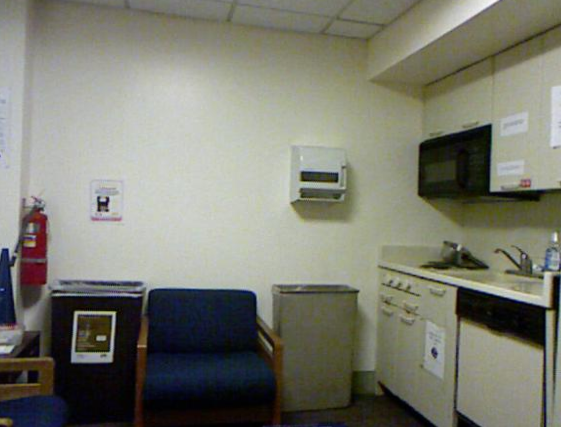
#> input picture Assignment 04/0001_rgb.png, 561 x 427 px
$ python assignment_04_task3.py
#> lines starting #> are read from the running program, lines starting #| are printed output that depends on the picture
"""
Group 01
Chams Alassil Khoury, 7161852
Adrian Westphal, 6940017
Jan Willruth, 6768273
"""
import sys

import matplotlib.pyplot as plt
import numpy as np
from skimage.io import imread
from skimage.segmentation import slic

# Load images
img = imread("0001_rgb.png")
#> img is the input picture: shape (427, 561, 3); mean R, G, B 123.3, 123.9, 112.3
label = imread("0001_label.png")
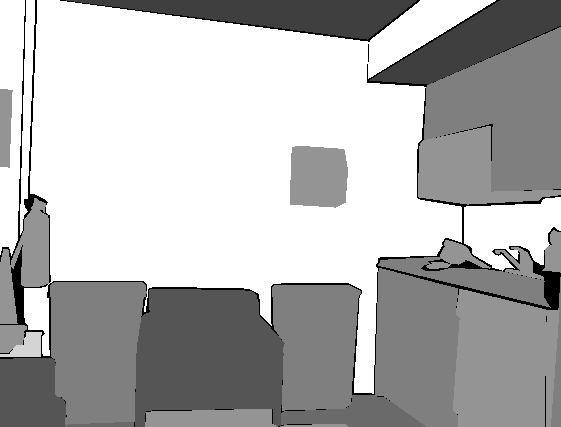
#> input picture Assignment 04/0001_label.png, 561 x 427 px
#> label is the input picture: shape (427, 561); min 0, max 12, mean 8.45

# Apply SLIC to input and visualize
# start_label = 1 to "suppress" FutureWarning
gt_segments = np.unique(label[label > 0])
#> gt_segments = [3, 4, 5, 6, 7, 10, 12]
img_segmented = slic(img, n_segments=len(gt_segments), compactness=10, start_label=1)
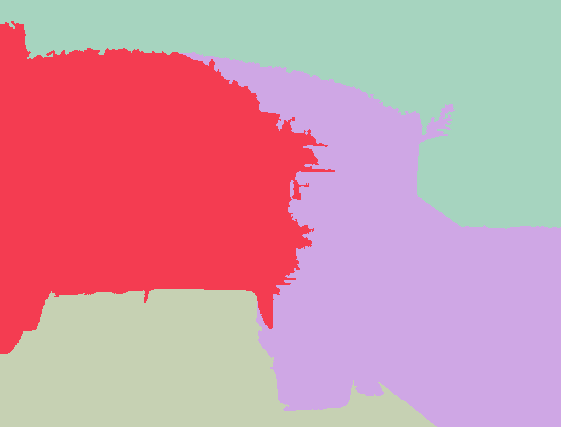
#> img_segmented: shape (427, 561) int64; 4 distinct labels, from 1 to 4; one colour per label, 0 black
img_segments = np.unique(img_segmented)
#> img_segments = [1, 2, 3, 4]
plt.title("SLIC segmentation")
# plt.show()
plt.close()

# Calculate undersegmentation error:
total_error = 0

# Get segment coordinates in segmented image
seg_coords = {}
for seg in img_segments:
    seg_coords[seg] = list(zip(*np.where(img_segmented == seg)))
#> this loop made 4 passes
#> after the loop, seg_coords = 4 items

# Iterate over segments
for gts in gt_segments:
    # Get coordinates and area for ground truth label
    gt_coords = set(zip(*np.where(label == gts)))
    gt_area = len(gt_coords)

    # Iterate over image segments
    seg_area = 0
    for seg in img_segments:
        coords = seg_coords[seg]
        # If any overlap exists, add to segmentation area
        if any(coord in gt_coords for coord in coords):
            seg_area += len(coords)

    # Calculate error for ground truth segment and increment total error
    error = (seg_area - gt_area) / gt_area
    total_error += error

    # Print segment error
    print(f"Error for segment {gts:02n}: {round(error, 2)}")
#> this loop made 7 passes
#> (gts, gt_area, error, total_error) on passes 1 to 7: (3, 13973, 3.16, 3.16), (4, 20632, 7.79, 10.95), (5, 2960, 36.36, 47.32), (6, 50386, 3.75, 51.07), (7, 30216, 6.93, 58), (10, 591, 182.9, 240.9), (12, 113669, 1.11, 242)
#| Error for segment 03: 3.16
#| Error for segment 04: 7.79
#| Error for segment 05: 36.36
#| Error for segment 06: 3.75
#| Error for segment 07: 6.93
#| Error for segment 10: 182.88
#| Error for segment 12: 1.11
#> after the loop, total_error = 242

# Calculate and print average error over ground truth segments
print(f"Average undersegmentation error: {round(total_error / len(gt_segments), 2)}")
#| Average undersegmentation error: 34.57


"""
Q: How does the average undersegmentation error change when you increase the desired
number of superpixels n? Why?
A: It increases because more wrongly labeled superpixels overlap with the ground truth pixels.
"""
